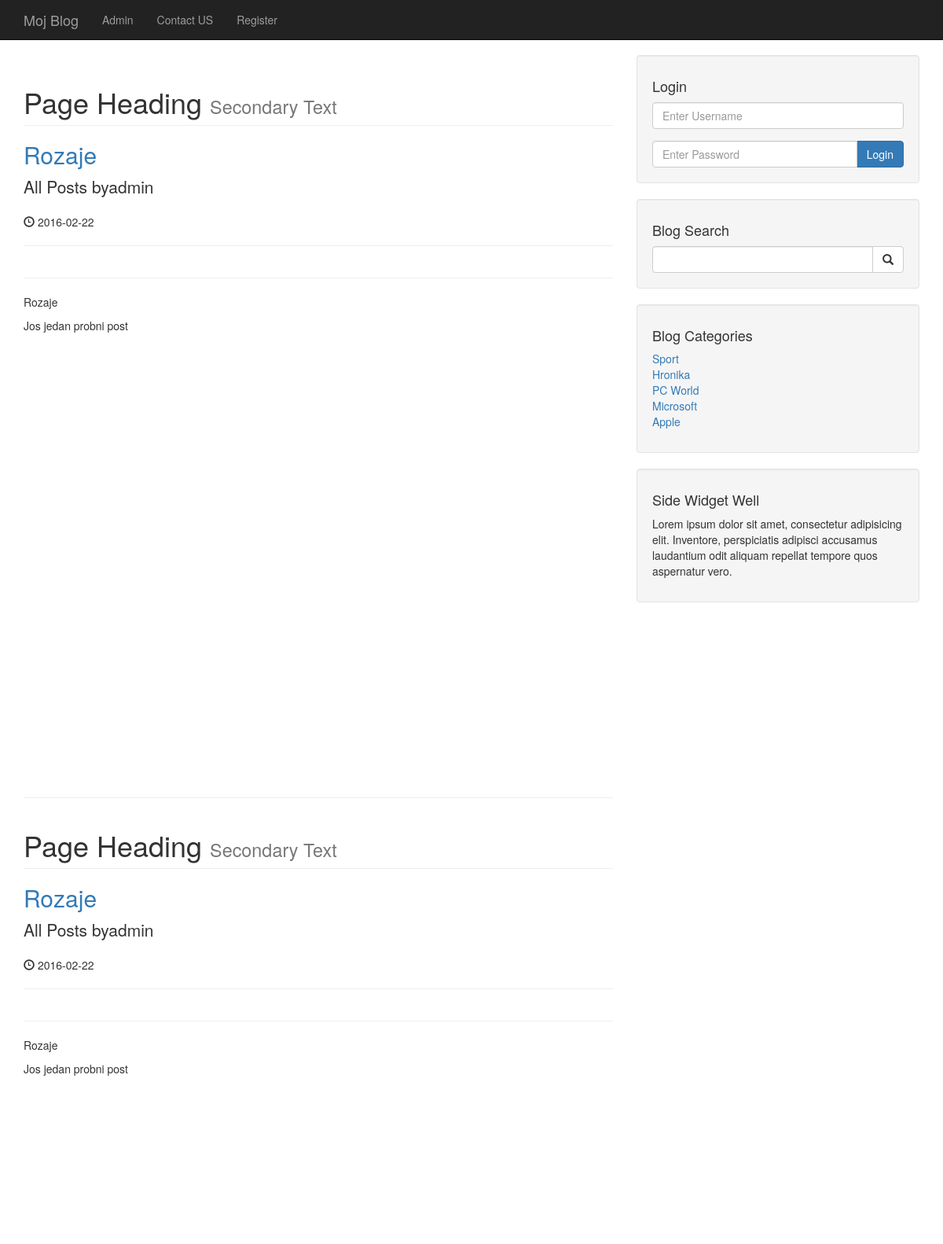
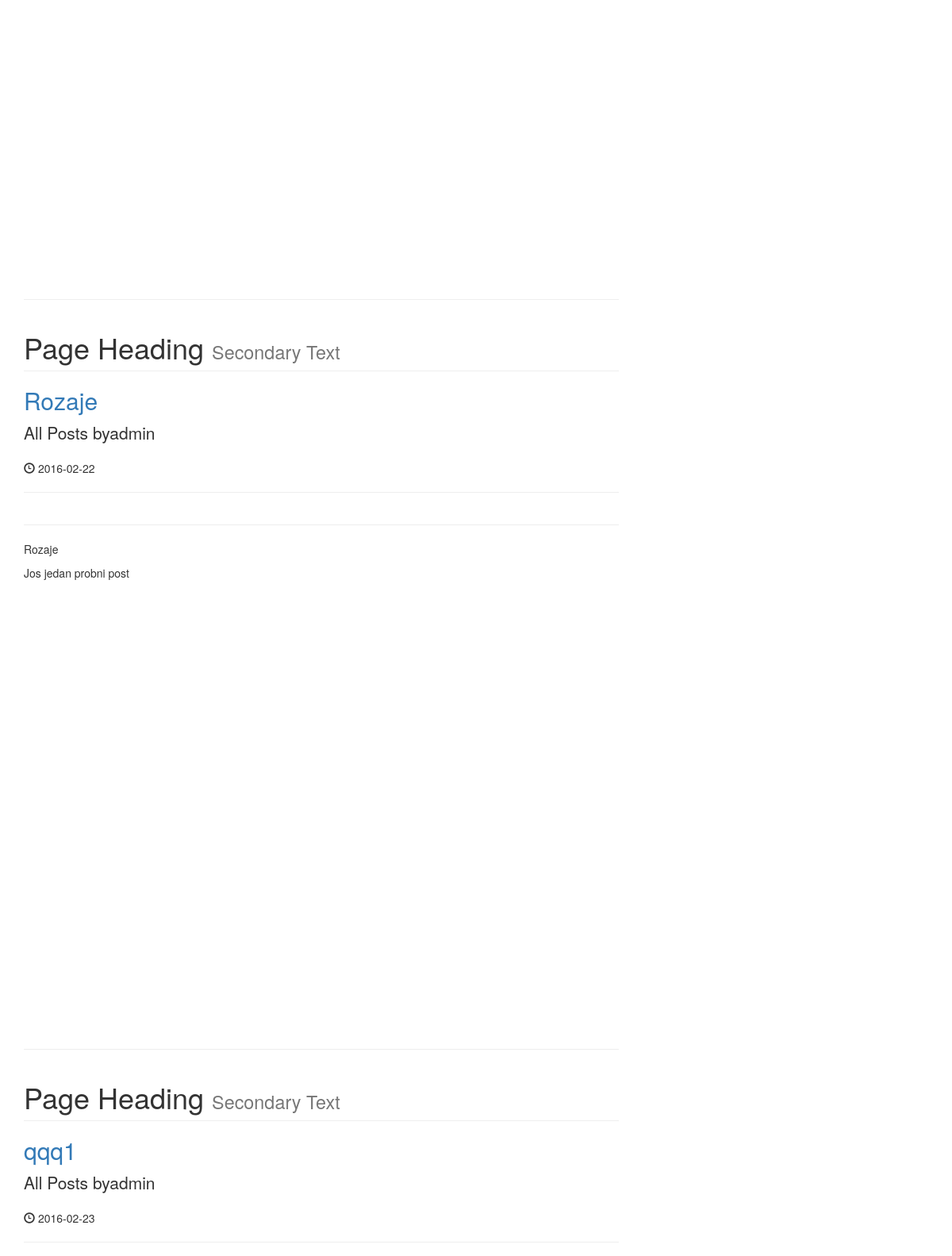
Page /author_post.php?author=admin&p_id=101 (upper part) on the committed database (2 pictures, top to bottom).
### tables this page shows
CREATE TABLE `posts` (
  `post_id` int(3) NOT NULL,
  `post_category_id` int(3) NOT NULL,
  `post_title` varchar(255) NOT NULL,
  `post_author` varchar(255) NOT NULL,
  `post_user` varchar(255) NOT NULL,
  `post_date` date NOT NULL,
  `post_image` text NOT NULL,
  `post_content` text NOT NULL,
  `post_tags` varchar(255) NOT NULL,
  `post_comment_count` int(11) NOT NULL,
  `post_status` varchar(255) NOT NULL DEFAULT 'draft',
  `post_views_count` int(11) NOT NULL
);

CREATE TABLE `categories` (
  `cat_id` int(3) NOT NULL,
  `cat_title` varchar(255) NOT NULL
);

### author_post.php (the view, shortened to what this page needs)
<?php
include "includes/db.php";
include "includes/header.php";
 ?>
    <?php include "includes/navigation.php"; ?>
    <div class="container">
        <div class="row">
            <div class="col-md-8">
            <?php
            if(isset($_GET['p_id'])){
                $the_post_author = $_GET['author'];
            }
            $query = "SELECT * FROM posts WHERE post_user = '{$the_post_author}'";
            $select_all_posts_query = mysqli_query($connection, $query);
                    while($row = mysqli_fetch_assoc($select_all_posts_query)){
                       $post_title = $row['post_title'];
                       $post_user = $row['post_user'];
                       $post_date = $row['post_date'];
                       $post_content = $row['post_content'];
                       ?>
                            <h1 class="page-header">
                                Page Heading
                                <small>Secondary Text</small>
                            </h1>
                            <h2>
                                <a href=""><?php echo $post_title ?></a>
                            </h2>
                            <p class="lead">
                                All Posts by<?php echo $post_user ?>
                            </p>
                            <p><span class="glyphicon glyphicon-time"></span> <?php echo $post_date ?></p>
                            <hr>
                            <hr>
                            <p><?php echo $post_title ?><?php echo $post_content ?></p>
                            <hr>
            <?php } ?>
                        </div>
            <?php include "includes/sidebar.php";?>
        </div>
<?php include "includes/footer.php";?>

### includes/sidebar.php
           <div class="col-md-4">
              <div class="well">
              <?php
                  if(isset($_SESSION['user_role'])):?>
                  <h4>Logged in as <?php echo $_SESSION['username']; ?></h4>
                  <a href="includes/logout.php" class="btn btn-danger">LogOu</a>
                   <?php else: ?>
                  <h4>Login</h4>
                  <form action="includes/login.php" method="POST">
                  <div class="form-group">
                      <input name ="username" type="text" class="form-control" placeholder="Enter Username">
                  </div>
                   <div class="input-group">
                      <input name ="password" type="password" class="form-control" placeholder="Enter Password">
                      <span class="input-group-btn">
                          <button class="btn btn-primary" name="login" type="submit">Login</button>
                      </span>
                  </div>
                  </form>
       <?php endif; ?>
</div>
              <div class="well">
                  <h4>Blog Search</h4>
                  <form action="search.php" method="POST">
                  <div class="input-group">
                      <input name ="search" type="text" class="form-control">
                      <span class="input-group-btn">
                          <button name="submit" class="btn btn-default" type="submit">
                              <span class="glyphicon glyphicon-search"></span>
                      </button>
                      </span>
                  </div>
                  </form>
              </div>
              <div class="well">
                  <?php
                  $query = "SELECT * FROM categories ";
                  $select_categories_sidebar = mysqli_query($connection, $query);
                  ?>
                  <h4>Blog Categories</h4>
                  <div class="row">
                      <div class="col-lg-12">
                          <ul class="list-unstyled">
                          <?php
                           while($row = mysqli_fetch_assoc($select_categories_sidebar)){
                     $cat_title = $row['cat_title'];
                     $cat_id = $row['cat_id'];
                     echo "<li><a href='category.php?category=$cat_id'>{$cat_title}</a></li>";
                  }
                           ?>
                          </ul>
                      </div>
                  </div>
              </div>
          <?php include 'widget.php'; ?>
          </div>

### css/blog-post.css (style rules this page uses)
body { padding-top: 70px; }

### rows in the picture
posts: post_title "Rozaje", post_user "admin", post_date "2016-02-22", post_content "Jos jedan probni post"
posts: post_title "Rozaje", post_user "admin", post_date "2016-02-22", post_content "Jos jedan probni post"
posts: post_title "Rozaje", post_user "admin", post_date "2016-02-22", post_content "Jos jedan probni post"
posts: post_title "qqq1", post_user "admin", post_date "2016-02-23"
categories: cat_title "Sport"
categories: cat_title "Hronika"
categories: cat_title "PC World"
categories: cat_title "Microsoft"
categories: cat_title "Apple"
